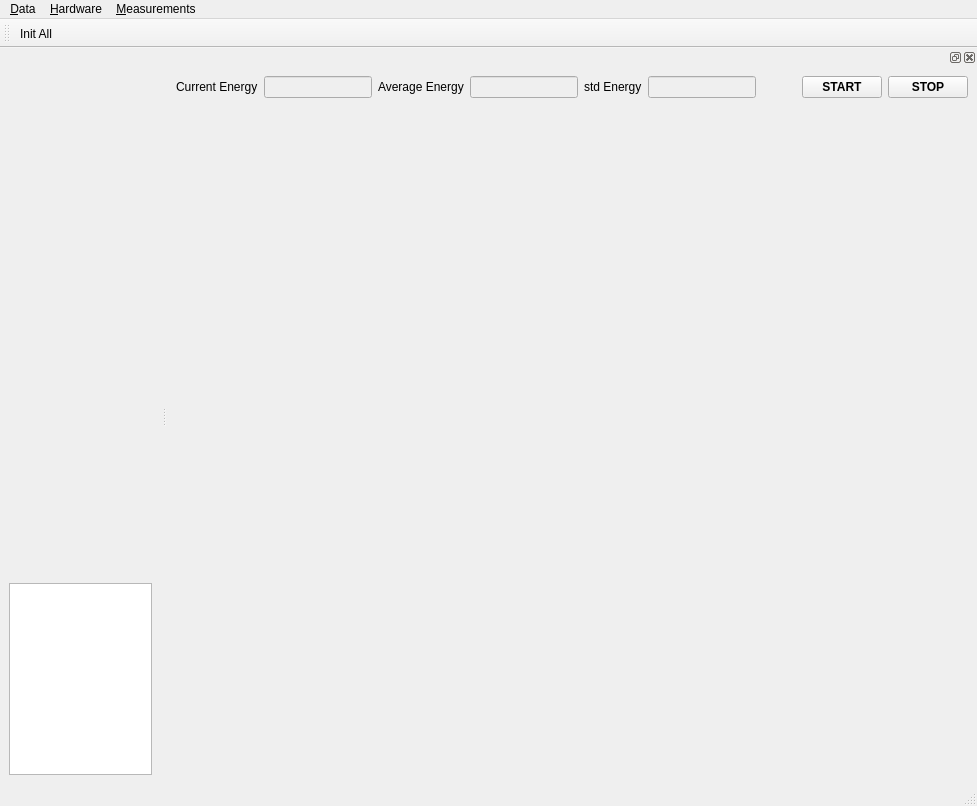
<?xml version="1.0" encoding="UTF-8"?>
<ui version="4.0">
 <class>MainWindow</class>
 <widget class="QMainWindow" name="MainWindow">
  <property name="geometry">
   <rect>
    <x>0</x>
    <y>0</y>
    <width>977</width>
    <height>806</height>
   </rect>
  </property>
  <property name="sizePolicy">
   <sizepolicy hsizetype="Expanding" vsizetype="Minimum">
    <horstretch>0</horstretch>
    <verstretch>0</verstretch>
   </sizepolicy>
  </property>
  <property name="maximumSize">
   <size>
    <width>16777215</width>
    <height>16777215</height>
   </size>
  </property>
  <property name="windowTitle">
   <string>MainWindow</string>
  </property>
  <widget class="QWidget" name="centralwidget">
   <layout class="QVBoxLayout" name="verticalLayout">
    <item>
     <spacer name="verticalSpacer">
      <property name="orientation">
       <enum>Qt::Vertical</enum>
      </property>
      <property name="sizeHint" stdset="0">
       <size>
        <width>20</width>
        <height>40</height>
       </size>
      </property>
     </spacer>
    </item>
    <item>
     <widget class="QPlainTextEdit" name="LogTextEdit">
      <property name="sizePolicy">
       <sizepolicy hsizetype="Expanding" vsizetype="Maximum">
        <horstretch>0</horstretch>
        <verstretch>0</verstretch>
       </sizepolicy>
      </property>
      <property name="minimumSize">
       <size>
        <width>0</width>
        <height>0</height>
       </size>
      </property>
      <property name="maximumSize">
       <size>
        <width>16777215</width>
        <height>200</height>
       </size>
      </property>
     </widget>
    </item>
   </layout>
  </widget>
  <widget class="QMenuBar" name="menubar">
   <property name="geometry">
    <rect>
     <x>0</x>
     <y>0</y>
     <width>977</width>
     <height>21</height>
    </rect>
   </property>
   <widget class="QMenu" name="menu_Data">
    <property name="title">
     <string>&amp;Data</string>
    </property>
    <addaction name="action_New"/>
    <addaction name="action_Open"/>
    <addaction name="actionO_pen_recent"/>
    <addaction name="separator"/>
    <addaction name="action_Save"/>
    <addaction name="actionSave_As"/>
    <addaction name="separator"/>
    <addaction name="action_Close"/>
    <addaction name="separator"/>
    <addaction name="action_Exit"/>
   </widget>
   <widget class="QMenu" name="menu_Hardware">
    <property name="title">
     <string>&amp;Hardware</string>
    </property>
    <addaction name="action_Init"/>
    <addaction name="separator"/>
   </widget>
   <widget class="QMenu" name="menu_Measurements">
    <property name="title">
     <string>&amp;Measurements</string>
    </property>
    <addaction name="action_Point_measurement"/>
    <addaction name="separator"/>
    <addaction name="action_Power_Meter"/>
   </widget>
   <addaction name="menu_Data"/>
   <addaction name="menu_Hardware"/>
   <addaction name="menu_Measurements"/>
  </widget>
  <widget class="QStatusBar" name="statusbar"/>
  <widget class="QToolBar" name="toolBar">
   <property name="windowTitle">
    <string>toolBar</string>
   </property>
   <attribute name="toolBarArea">
    <enum>TopToolBarArea</enum>
   </attribute>
   <attribute name="toolBarBreak">
    <bool>false</bool>
   </attribute>
   <addaction name="action_Init"/>
  </widget>
  <widget class="QDockWidget" name="dock_pm">
   <attribute name="dockWidgetArea">
    <number>2</number>
   </attribute>
   <widget class="QWidget" name="w_pm">
    <layout class="QVBoxLayout" name="verticalLayout_2">
     <item>
      <layout class="QHBoxLayout" name="horizontalLayout_9">
       <item>
        <widget class="QLabel" name="lbl_cur_en">
         <property name="text">
          <string>Current Energy</string>
         </property>
        </widget>
       </item>
       <item>
        <widget class="QLineEdit" name="le_cur_en">
         <property name="enabled">
          <bool>false</bool>
         </property>
         <property name="readOnly">
          <bool>true</bool>
         </property>
        </widget>
       </item>
       <item>
        <widget class="QLabel" name="lbl_aver_en">
         <property name="text">
          <string>Average Energy</string>
         </property>
        </widget>
       </item>
       <item>
        <widget class="QLineEdit" name="le_aver_en">
         <property name="enabled">
          <bool>false</bool>
         </property>
         <property name="readOnly">
          <bool>true</bool>
         </property>
        </widget>
       </item>
       <item>
        <widget class="QLabel" name="lbl_std_en">
         <property name="text">
          <string>std Energy</string>
         </property>
        </widget>
       </item>
       <item>
        <widget class="QLineEdit" name="le_std_en">
         <property name="enabled">
          <bool>false</bool>
         </property>
         <property name="readOnly">
          <bool>true</bool>
         </property>
        </widget>
       </item>
       <item>
        <spacer name="horizontalSpacer">
         <property name="orientation">
          <enum>Qt::Horizontal</enum>
         </property>
         <property name="sizeHint" stdset="0">
          <size>
           <width>40</width>
           <height>20</height>
          </size>
         </property>
        </spacer>
       </item>
       <item>
        <widget class="QPushButton" name="btn_pm_start">
         <property name="font">
          <font>
           <weight>75</weight>
           <bold>true</bold>
          </font>
         </property>
         <property name="text">
          <string>START</string>
         </property>
        </widget>
       </item>
       <item>
        <widget class="QPushButton" name="btn_pm_stop">
         <property name="font">
          <font>
           <weight>75</weight>
           <bold>true</bold>
           <underline>false</underline>
           <strikeout>false</strikeout>
          </font>
         </property>
         <property name="text">
          <string>STOP</string>
         </property>
        </widget>
       </item>
      </layout>
     </item>
     <item>
      <layout class="QHBoxLayout" name="horizontalLayout_10">
       <item>
        <widget class="MplCanvas" name="plot_pm_left" native="true">
         <property name="sizePolicy">
          <sizepolicy hsizetype="Expanding" vsizetype="Expanding">
           <horstretch>0</horstretch>
           <verstretch>0</verstretch>
          </sizepolicy>
         </property>
        </widget>
       </item>
       <item>
        <widget class="MplCanvas" name="plot_pm_right" native="true">
         <property name="sizePolicy">
          <sizepolicy hsizetype="Expanding" vsizetype="Expanding">
           <horstretch>0</horstretch>
           <verstretch>0</verstretch>
          </sizepolicy>
         </property>
        </widget>
       </item>
      </layout>
     </item>
    </layout>
   </widget>
  </widget>
  <action name="action_Open">
   <property name="text">
    <string>&amp;Open</string>
   </property>
  </action>
  <action name="action_New">
   <property name="text">
    <string>&amp;New</string>
   </property>
  </action>
  <action name="actionO_pen_recent">
   <property name="text">
    <string>O&amp;pen Recent</string>
   </property>
  </action>
  <action name="action_Save">
   <property name="text">
    <string>&amp;Save</string>
   </property>
  </action>
  <action name="actionSave_As">
   <property name="text">
    <string>Save &amp;As</string>
   </property>
  </action>
  <action name="action_Close">
   <property name="text">
    <string>&amp;Close</string>
   </property>
  </action>
  <action name="action_Exit">
   <property name="text">
    <string>&amp;Exit</string>
   </property>
  </action>
  <action name="action_Init">
   <property name="text">
    <string>&amp;Init All</string>
   </property>
  </action>
  <action name="action_Point_measurement">
   <property name="text">
    <string>&amp;Point Measurement</string>
   </property>
  </action>
  <action name="action_Power_Meter">
   <property name="text">
    <string>&amp;Power Meter</string>
   </property>
  </action>
 </widget>
 <customwidgets>
  <customwidget>
   <class>MplCanvas</class>
   <extends>QWidget</extends>
   <header>.widgets</header>
   <container>1</container>
  </customwidget>
 </customwidgets>
 <resources/>
 <connections/>
</ui>
